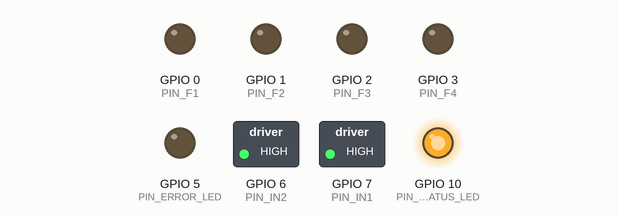
This program was run on a simulated ESP32-C3. Parts: switched loads named in the program (green lamp = pin HIGH), output pins drawn as LEDs (lit = HIGH). WiFi joins after 1.5 s; servers stay silent unless stated; uploads are accepted with an empty reply; what the program prints to the serial monitor is not drawn.

Above: at 15.9 s.
At 30.24 s:
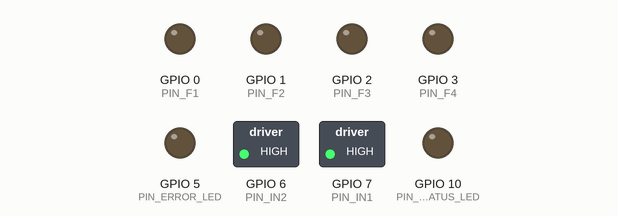
Timing chart, 0 to 40.7 s (numbered marks = the images above):
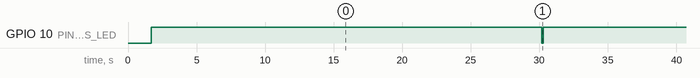

The program:

main.cpp
```cpp
#include <Arduino.h>
#include <WiFi.h>
#include <HTTPClient.h>
#include <WiFiUDP.h>

// ── Configuration ─────────────────────────────────────────────────────────────
#define WIFI_SSID       "toytrains"
#define WIFI_PASS       "toytrain"
#define SPRING_HOST     "10.42.0.1"
#define SPRING_PORT     80
#define CAB_NAME        "WiFiLoco1"

#define UDP_PORT        4210
#define HEARTBEAT_MS    30000

// ── Motor pins — TB67H450FNG IN1/IN2, direct 3.3V GPIO (no level shifters) ────
// wroom32 env overrides these via build_flags (-DPIN_IN1=13 -DPIN_IN2=14)
#ifndef PIN_IN1
#define PIN_IN1         7   // GPIO7 → TB67H IN1
#endif
#ifndef PIN_IN2
#define PIN_IN2         6   // GPIO6 → TB67H IN2
#endif

// ── Function output pins — BSS138 low-side switch, HIGH = load ON ─────────────
#define PIN_F1          0   // Lights
#define PIN_F2          1   // Horn
#define PIN_F3          2
#define PIN_F4          3

// ── Status / error LEDs ───────────────────────────────────────────────────────
#define PIN_ERROR_LED   5   // Red,    active HIGH
#define PIN_STATUS_LED  10  // Yellow, active HIGH

// ── Thermistor — ADC1_CH4 ─────────────────────────────────────────────────────
#define PIN_THERMISTOR  4

#define HORN_PULSE_MS   150

// ── State ─────────────────────────────────────────────────────────────────────
WiFiUDP udp;
unsigned long lastHeartbeat = 0;

int  motorSpeed = 0;    // 0–100
int  motorDir   = 1;    // 1=forward, 0=reverse
bool lightsOn   = false;
bool soundOn    = false;

// ── Motor control — TB67H450FNG ───────────────────────────────────────────────
// Stop/brake: IN1=H, IN2=H  →  brake LOW (both outputs pulled to GND)
// Forward:    IN1=H constant,  IN2=PWM  (duty 0→255 = speed 0→100%)
// Reverse:    IN2=H constant,  IN1=PWM  (duty 0→255 = speed 0→100%)
// L,L is never applied — would enter Hi-Z/standby after 1.5 ms
void applyMotor() {
    if (motorSpeed <= 0) {
        digitalWrite(PIN_IN1, HIGH);
        digitalWrite(PIN_IN2, HIGH);
        Serial.printf("Motor: BRAKE\n");
        return;
    }
    int duty = map(motorSpeed, 0, 100, 0, 255);
    if (motorDir == 1) {
        digitalWrite(PIN_IN1, HIGH);
        analogWrite(PIN_IN2, duty);
    } else {
        digitalWrite(PIN_IN2, HIGH);
        analogWrite(PIN_IN1, duty);
    }
    Serial.printf("Motor: speed=%d dir=%d duty=%d\n", motorSpeed, motorDir, duty);
}

// ── Parse "speed:dir:lights:sound" ───────────────────────────────────────────
void parseCommand(const String& payload) {
    int p1 = payload.indexOf(':');
    int p2 = payload.indexOf(':', p1 + 1);
    int p3 = payload.indexOf(':', p2 + 1);
    if (p1 < 0 || p2 < 0 || p3 < 0) {
        Serial.println("Bad payload: " + payload);
        return;
    }
    motorSpeed = payload.substring(0, p1).toInt();
    motorDir   = payload.substring(p1 + 1, p2).toInt();
    lightsOn   = payload.substring(p2 + 1, p3) == "true";
    soundOn    = payload.substring(p3 + 1) == "true";
    Serial.printf("CMD recv: speed=%d dir=%d lights=%d sound=%d\n",
                  motorSpeed, motorDir, (int)lightsOn, (int)soundOn);
    applyMotor();
    digitalWrite(PIN_F1, lightsOn ? HIGH : LOW);
    if (soundOn) {
        digitalWrite(PIN_F2, HIGH);
        delay(HORN_PULSE_MS);
        digitalWrite(PIN_F2, LOW);
    }
}

// ── Registration ──────────────────────────────────────────────────────────────
void registerWithServer() {
    String url = String("http://") + SPRING_HOST + ":" + SPRING_PORT
               + "/wifi/cab/register?ip=" + WiFi.localIP().toString()
               + "&name=" + CAB_NAME;
    Serial.println("Registering: " + url);

    bool registered = false;
    while (!registered) {
        HTTPClient http;
        http.begin(url);
        int code = http.POST("");
        if (code == 200) {
            Serial.println("Registered OK: " + http.getString());
            registered = true;
        } else {
            Serial.printf("Registration failed (HTTP %d), retrying in 5s...\n", code);
            digitalWrite(PIN_ERROR_LED, HIGH);
            delay(5000);
        }
        http.end();
    }
    digitalWrite(PIN_ERROR_LED, LOW);
    digitalWrite(PIN_STATUS_LED, HIGH);
}

// ── Heartbeat ─────────────────────────────────────────────────────────────────
void sendHeartbeat() {
    String url = String("http://") + SPRING_HOST + ":" + SPRING_PORT
               + "/wifi/cab/heartbeat?ip=" + WiFi.localIP().toString();

    HTTPClient http;
    http.begin(url);
    int code = http.GET();
    if (code == 200) {
        parseCommand(http.getString());
        Serial.println("Heartbeat OK");
        digitalWrite(PIN_ERROR_LED, LOW);
        digitalWrite(PIN_STATUS_LED, LOW);
        delay(80);
        digitalWrite(PIN_STATUS_LED, HIGH);
    } else if (code == 404) {
        Serial.println("Evicted — re-registering");
        registerWithServer();
    } else {
        Serial.printf("Heartbeat failed: HTTP %d\n", code);
        digitalWrite(PIN_ERROR_LED, HIGH);
    }
    http.end();
}

// ── Setup ─────────────────────────────────────────────────────────────────────
void setup() {
    Serial.begin(115200);
    while (!Serial && millis() < 3000) { delay(10); }

    // Motor — brake from first moment
    pinMode(PIN_IN1, OUTPUT);
    pinMode(PIN_IN2, OUTPUT);
    digitalWrite(PIN_IN1, HIGH);
    digitalWrite(PIN_IN2, HIGH);

    // Function outputs
    pinMode(PIN_F1, OUTPUT); digitalWrite(PIN_F1, LOW);
    pinMode(PIN_F2, OUTPUT); digitalWrite(PIN_F2, LOW);
    pinMode(PIN_F3, OUTPUT); digitalWrite(PIN_F3, LOW);
    pinMode(PIN_F4, OUTPUT); digitalWrite(PIN_F4, LOW);

    // LEDs
    pinMode(PIN_ERROR_LED,  OUTPUT); digitalWrite(PIN_ERROR_LED,  LOW);
    pinMode(PIN_STATUS_LED, OUTPUT); digitalWrite(PIN_STATUS_LED, LOW);

    WiFi.begin(WIFI_SSID, WIFI_PASS);
    Serial.print("Connecting to " WIFI_SSID);
    while (WiFi.status() != WL_CONNECTED) {
        delay(500);
        Serial.print(".");
    }
    Serial.println("\nIP: " + WiFi.localIP().toString());

    registerWithServer();   // turns STATUS_LED on when done

    udp.begin(UDP_PORT);
    Serial.printf("UDP listening on port %d\n", UDP_PORT);
}

// ── Loop ──────────────────────────────────────────────────────────────────────
void loop() {
    int pktLen = udp.parsePacket();
    if (pktLen > 0) {
        char buf[64];
        int n = udp.read(buf, sizeof(buf) - 1);
        buf[n] = '\0';
        parseCommand(String(buf));
    }

    if (millis() - lastHeartbeat >= HEARTBEAT_MS) {
        lastHeartbeat = millis();
        sendHeartbeat();
    }
}
```

Measured:
- by itself, GPIO 10 (PIN_STATUS_LED): alternates HIGH for 29.9 s and LOW for 0.08 s
